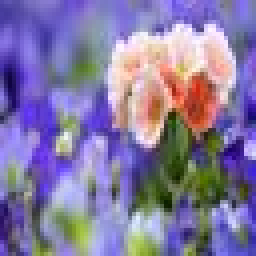
#> input picture src/img/5.jpg, 64 x 64 px (shown 4 times larger)
$ python generate_query_image.py
#> lines starting #> are read from the running program, lines starting #| are printed output that depends on the picture
# 生成查询图像
# 将文件夹中某张图像添加噪声以作为查询图像
from PIL import Image
import numpy as np

# 读取图像
image_path = './img/5.jpg'
original_image = Image.open(image_path)
#> original_image is the input picture: PIL image 64x64 RGB; mean R, G, B 133, 120.9, 162.2
# 将图像转换为NumPy数组
image_array = np.array(original_image)

# 添加噪声
noise_factor = 1  # 调整噪声因子以控制噪声的强度
noise = np.random.normal(loc=0, scale=25, size=image_array.shape)
noisy_image_array = image_array + noise_factor * noise
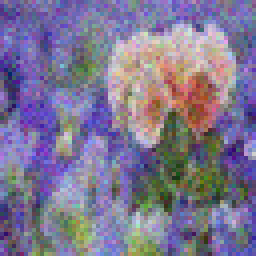
#> noisy_image_array: shape (64, 64, 3) float64 (shown 4 times larger); mean R, G, B 132.3, 120.4, 162.1; drawn with min black and max white
# 将值限制在0到255之间
noisy_image_array = np.clip(noisy_image_array, 0, 255)
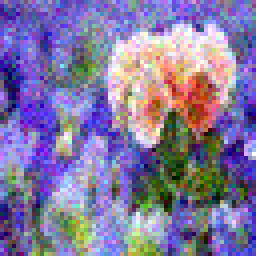
#> noisy_image_array: shape (64, 64, 3) float64 (shown 4 times larger); mean R, G, B 131.9, 120.4, 161.7
# 将NumPy数组转换回图像
noisy_image = Image.fromarray(np.uint8(noisy_image_array))

# 保存结果
output_path = './img/query_image.jpg'
noisy_image.save(output_path)
